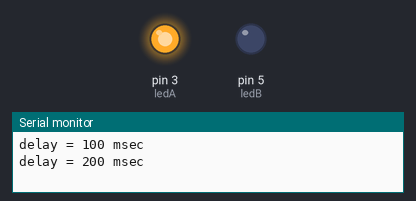
Bench run of a sketch on a simulated Arduino Uno, built with avr-gcc and run on an emulated ATmega328P. Shown: output pins drawn as LEDs (lit = HIGH), the last lines printed to the serial monitor.

Above: at 0.75 s.
At 36.2 s:
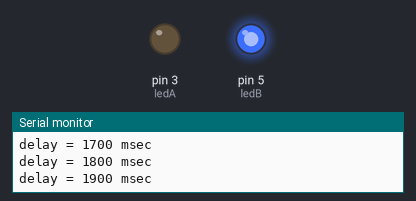
Timing chart, 0 to 39.5 s (numbered marks = the images above):
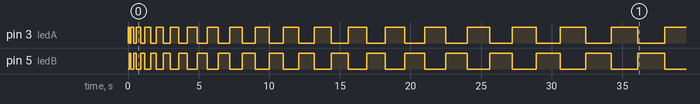

Measured:
- by itself, pin 3 (ledA): LOW → HIGH at 0.00 s, → LOW 0.10 s later, → HIGH 0.10 s later, → LOW 0.20 s later, … (39 changes in this stretch)
- by itself, pin 5 (ledB): LOW → HIGH at 0.10 s, → LOW 0.10 s later, → HIGH 0.20 s later, → LOW 0.20 s later, … (38 changes in this stretch)

The sketch:

AR06_2led.ino
```cpp
/*
 예제 4.1
 LED 점멸
*/

const int ledA   =  3;
const int ledB   =  5;

int number = 1;
boolean flug = true;

void setup()
{
  Serial.begin(9600);
  pinMode(ledA, OUTPUT);
  pinMode(ledB, OUTPUT);
}

void loop()
{
  digitalWrite(ledA,HIGH);
  digitalWrite(ledB,LOW);
  delay(100 * number);
  digitalWrite(ledA,LOW);
  digitalWrite(ledB,HIGH);
  Serial.print("delay = ");
  Serial.print(100 * number);
  Serial.println(" msec");
  delay(100 * number);

  if (flug) {
    number++;
  } else {
    number--;
  }
  if (number >= 20) {
    flug = false;
  }
  else if (number == 1) {
    flug = true;
  }
}
```
